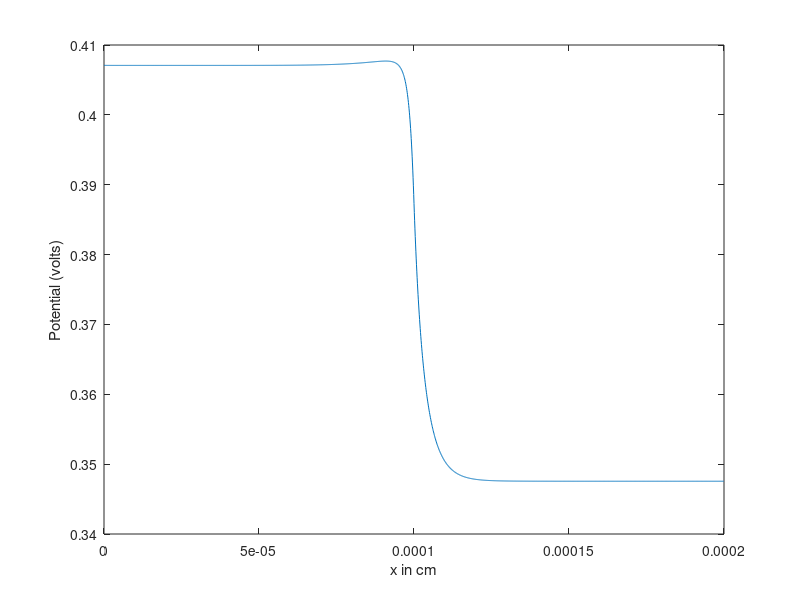
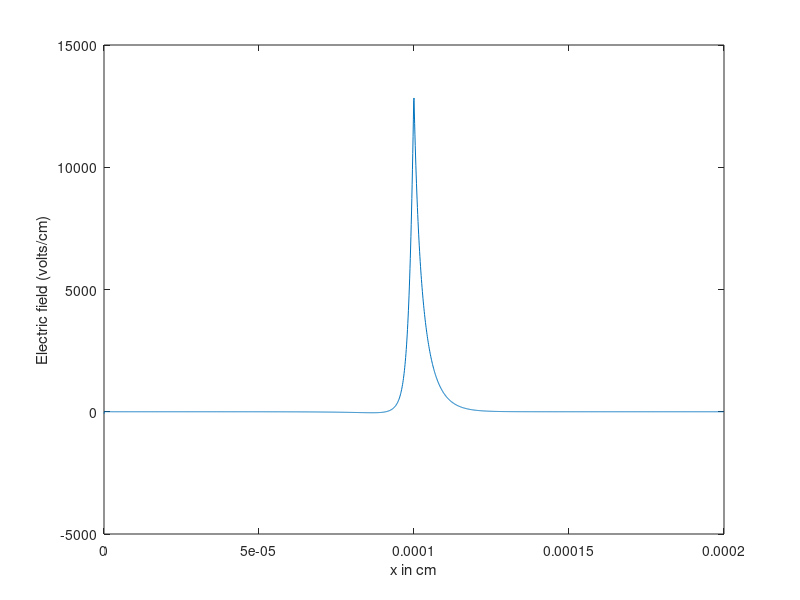
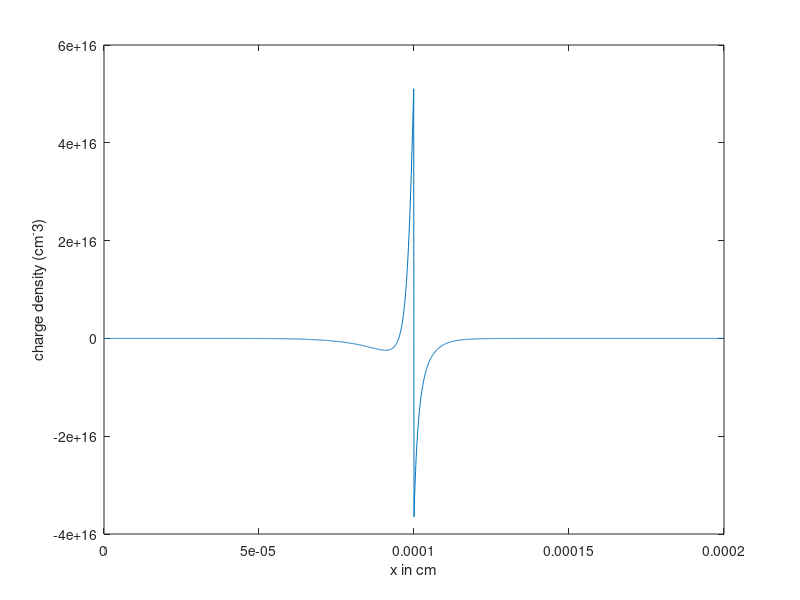
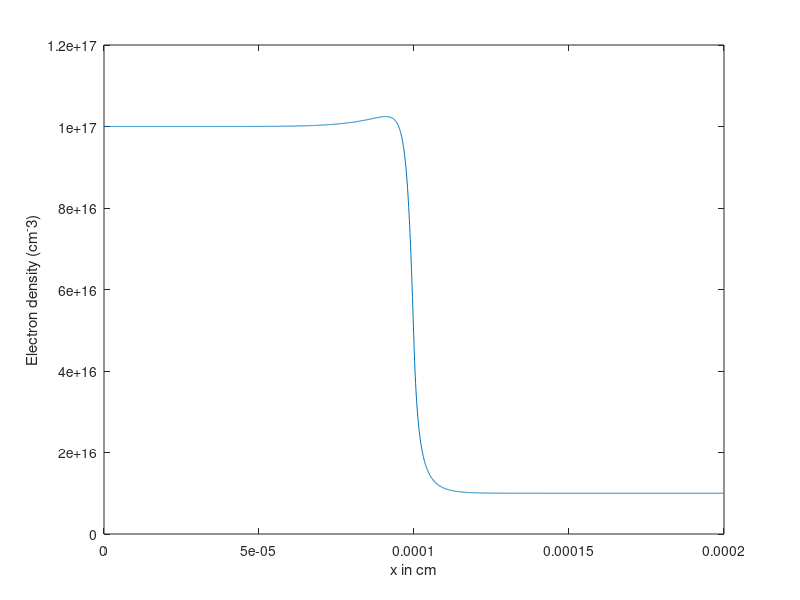

Source code (MATLAB) for these figures, in order:
clear
lnn = 10^-4; %cm
ln = 10^-4; %cm
l = lnn+ln; %cm
x = 10^-7; %cm %grid spacing
nx = round(l/x); %grid points
NDD = 10^17; %cm^-3
ND = 10^16; %cm^-3
ni = 1.45*10^10; %cm^-3
epsilon = 8.854*10^-14; %cm^-1
Ksi = 12;
epsi = Ksi*epsilon;
q = 1.602176634*10^-19;
T = 300; %K
k = 1.38064852*10^-23; %boltzmann constant
Vt = k*T/q;
phinn = Vt*log(NDD/ni);
phin = Vt*log(ND/ni);

%initialize potential and charge densities
v(1:nx) = linspace(phinn, phin, nx);
n = ni*exp(v./Vt);
p = ni*exp(-v./Vt);
F(1:nx) = 0;
J(1:nx,1:nx) = 0;
NDDp(1:nx/2) = NDD; %NA^-
NDDp((nx/2)+1:nx) = 0;
NDp(1:nx/2) = 0; %ND^+
NDp((nx/2)+1:nx) = ND;
Ndop = NDp+NDDp;
emax = 0;
F(1) = 0;
F(nx) = 0;
J(1,1) = 1;
J(nx,nx) = 1;
iter = 1;
while true
    n = ni*exp(v./Vt);
    p = ni*exp(-v./Vt);
    roh = q*(Ndop+p-n);  %charge density
    b = -roh/epsi;
    deltroh = -(q/Vt)*(p+n);
    deltb = -deltroh/epsi;
    for i=2:nx-1
        F(i) = ((v(i-1)-2*v(i)+v(i+1))/x^2)-b(i);
        J(i,i-1) = 1/x^2;
        J(i,i+1) = 1/x^2;
        J(i,i) = (-2/x^2)-deltb(i); 
    end
    deltv = -J\F';
    if max(abs(deltv./v))<0.01
        break;
    end
    v = v+deltv';
    v(1) = phinn;
    v(nx) = phin;
    iter=iter+1;
end

Potential = v;

%solving for electric field
E(1) = -(v(2) - v(1));
for i=2:nx-1
    E(i) = -(v(i+1)-v(i-1))/2;
end
E(nx) = -(v(nx) - v(nx-1));
Field = E/x;

%charge concentration
n = ni*exp(v./Vt);
p = ni*exp(-v./Vt);
roh = q*(Ndop+p-n);
Charge = roh/q;

%Band diagram
Eg = 1.12; %eV
h = 6.626*10^-34; %planck's constant
m0 = 9.1*10^-31;
mn = 1.08*m0; %effective electron mass in Si
mp = 0.57*m0; %effective hole mass in Si
Nc = (2*(2*pi*mn*k*T/h^2)^1.5)*10^-6;
Nv = (2*(2*pi*mp*k*T/h^2)^1.5)*10^-6;

Ec = Vt*log(Nc./n); 
Ev = Vt*log(p./Nv);
Ef(1:nx) = 0;
xgrid = linspace(0, l-x, nx);

%potential
figure(1);
plot(xgrid,Potential);
xlabel('x in cm')
ylabel('Potential (volts)')

%Electric field
figure(2);
plot(xgrid,Field);
xlabel('x in cm')
ylabel('Electric field (volts/cm)')

%roh
figure(3);
plot(xgrid,Charge)
xlabel('x in cm')
ylabel('charge density (cm^-3)')

%n
figure(4);
plot(xgrid,n);
xlabel('x in cm')
ylabel('Electron density (cm^-3)')

%p
figure(5);
plot(xgrid,p)
xlabel('x in cm')
ylabel('Hole density (cm^-3)')


%band diagram
figure(6)
plot(xgrid,Ec,xgrid,Ev,xgrid,((Ec+Ev)/2),xgrid,Ef)
legend('Ec','Ev','Emid', 'Ef')
xlabel('x in cm')
ylabel('Energy (eV)')
